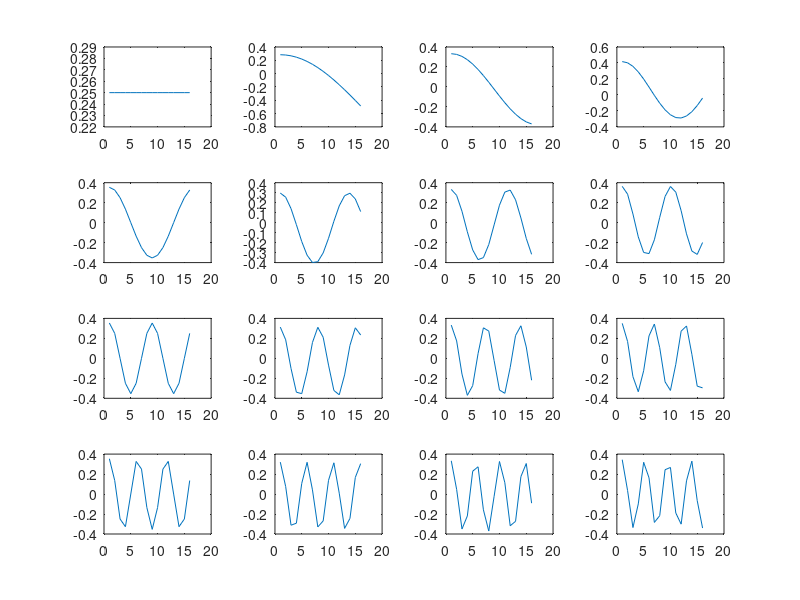

This figure's MATLAB source: (Note: this script raises an error after producing the figure.)
clc;clear;close all;
%Demo for microseismic data denoising using 1D dictionary learning
%Prepared By Yangkang Chen and Hang Wang
%Dec, 09, 2018
%
% Key Reference
% Wang, H., Q. Zhang, G. Zhang, J. Fang, and Y. Chen, 2020, Self-training and learning the waveform features of microseismic data using an adaptive dictionary, Geophysics, 85, KS51-KS61.
%
% For more details about dictionary learning and denoising, please refer to
% Siahsar, M. A. N., Gholtashi, S., Kahoo, A. R., W. Chen, and Y. Chen, 2017, Data-driven multi-task sparse dictionary learning for noise attenuation of 3D seismic data, Geophysics, 82, V385-V396.
% Siahsar, M. A. N., V. Abolghasemi, and Y. Chen, 2017, Simultaneous denoising and interpolation of 2D seismic data using data-driven non-negative dictionary learning, Signal Processing, 141, 309-321.
% Chen, Y., 2020, Fast dictionary learning for noise attenuation of multidimensional seismic data, Geophysical Journal International, 222, 1717?1727.
% Chen, Y., M. Zhang, M. Bai, and W. Chen, 2019, Improving the signal-to-noise ratio of seismological datasets by unsupervised machine learning, Seismological Research Letters, 90, 1552-1564.
% Chen, Y., S. Zu, W. Chen, M. Zhang, and Z. Guan, 2020, Learning the blending spikes using sparse dictionaries, Geophysical Journal International, 222, 1846?1863. 
% Wang, H., Q. Zhang, G. Zhang, J. Fang, and Y. Chen, 2020, Self-training and learning the waveform features of microseismic data using an adaptive dictionary, Geophysics, 85, KS51-KS61.
% Chen, Y., S. Fomel, 2015, Random noise attenuation using local signal-and-noise orthogonalization, Geophysics, 80, WD1-WD9.
% Chen, Y., J. Ma, and S. Fomel, 2016, Double-sparsity dictionary for seismic noise attenuation, Geophysics, 81, V17-V30.
% Zu, S., H. Zhou, R. Wu, M. Jiang, and Y. Chen, 2019, Dictionary learning based on dip patch selection training for random noise attenuation, Geophysics, 84, V169?V183.
% Zu, S., H. Zhou, R. Wu, and Y. Chen, 2019, Hybrid-sparsity constrained dictionary learning for iterative deblending of extremely noisy simultaneous-source data, IEEE Transactions on Geoscience and Remote Sensing, 57, 2249-2262.

load mdl_real.mat

%% patch size l1*l2
l1=16;l2=1;

c1=16;c2=32;%size of the 1D cosine dictionary (if c2>c1, overcomplete)
%% DCT dictionary (dctmtx will generates orthogonal transform)
dct=zeros(c1,c2);
for k=0:1:c2-1
    V=cos([0:1:c1-1]'*k*pi/c2);
    if k>0
        V=V-mean(V);
    end
    dct(:,k+1)=V/norm(V);
end
D=dct;
% DCT=kron(dct,dct);%2D DCT dictionary (64,256)

%% plot the first 64 atoms
figure;
for ia=1:16
    subplot(4,4,ia);plot(dct(:,ia));
end


%% decompose the image into patches:
X=yc_patch(d,1,16,1,8,1);



%% OMP using DCT
nd=size(X,2);
K=5;
for i2=1:nd
    G(:,i2)=yc_omp0(D,X(:,i2),K);
end

%further constrain it to be sparser
G=yc_pthresh(G,'ph',1);
X2=D*G;

[n1,n2]=size(d);
d2=yc_patch_inv(X2,1,n1,n2,16,1,8,1);


figure('units','normalized');
imagesc(G);colormap(jet);colorbar;caxis([-0.5,0.5]);%colorbar;
ylabel('Atom NO','Fontsize',16);
xlabel('Patch NO','Fontsize',16);
title('Coefficients Matrix','Fontsize',16);
set(gca,'Linewidth',1.5,'Fontsize',16);
print(gcf,'-depsc','-r300','real_G.eps');


%% K-SVD
%This will be subsituted by independent subroutines
addpath(genpath('~/chenyk.data2/various/packages/toolbox'));

params.data = X;
params.Tdata = 5;%sparsity level
params.initdict=D;
params.dictsize = c2;
params.codemode = 'sparsity';
% params.codemode = 'error';
params.iternum = 30;
params.memusage = 'high';

rng(201819,'twister');
[Dksvd,Gksvd,err] = ksvd(params,'');

Gksvd0=Gksvd;
Gksvd=yc_pthresh(Gksvd0,'ph',1);
X1=Dksvd*Gksvd;

[n1,n2]=size(d);
d1=yc_patch_inv(X1,1,n1,n2,16,1,8,1);
figure;%imagesc([d,d1,d-d1]);
subplot(3,1,1);plot(d);ylim([-0.4,0.4]);
subplot(3,1,2);plot(d1);ylim([-0.4,0.4]);
subplot(3,1,3);plot(d-d1);ylim([-0.4,0.4]);


%DWT
% d3 = wden(d,'rigrsure','s','sln',4,'db2');
% tmp=dwt(d,'db1','mode','sym');

%BP
d3=yc_bp(d,1,0.001,0.01,0.2,0.21);

%EMD
d4=yc_micro_emd(d);


dt=2;t=[0:n1-1]*dt;
figure('units','normalized','Position',[0.2 0.4 0.4, 0.8]);
subplot(5,1,1);plot(t,d,'b','linewidth',2);ylim([-0.5,0.5]);xlim(dt*[0,n1-1]);
ylabel('Amplitude','Fontsize',16);
set(gca,'Linewidth',1.5,'Fontsize',16);
title('(a)','Fontsize',16);

subplot(5,1,2);plot(t,d4,'b','linewidth',2);ylim([-0.5,0.5]);xlim(dt*[0,n1-1]);
ylabel('Amplitude','Fontsize',16);
set(gca,'Linewidth',1.5,'Fontsize',16);
title('(b)','Fontsize',16);

subplot(5,1,3);plot(t,d3,'b','linewidth',2);ylim([-0.5,0.5]);xlim(dt*[0,n1-1]);
ylabel('Amplitude','Fontsize',16);
set(gca,'Linewidth',1.5,'Fontsize',16);
title('(c)','Fontsize',16);

subplot(5,1,4);plot(t,d2,'b','linewidth',2);ylim([-0.5,0.5]);xlim(dt*[0,n1-1]);
ylabel('Amplitude','Fontsize',16);
set(gca,'Linewidth',1.5,'Fontsize',16);
title('(d)','Fontsize',16);

subplot(5,1,5);plot(t,d1,'b','linewidth',2);ylim([-0.5,0.5]);xlim(dt*[0,n1-1]);
ylabel('Amplitude','Fontsize',16);
xlabel('Time (ms)','Fontsize',16);
title('(e)','Fontsize',16);
set(gca,'Linewidth',1.5,'Fontsize',16);
print(gcf,'-depsc','-r300','real_dn.eps');


figure('units','normalized','Position',[0.2 0.4 0.4, 0.7]);
subplot(4,1,1);plot(t,d-d4,'b','linewidth',2);ylim([-0.5,0.5]);xlim(dt*[0,n1-1]);
ylabel('Amplitude','Fontsize',16);
set(gca,'Linewidth',1.5,'Fontsize',16);
title('(a)','Fontsize',16);

subplot(4,1,2);plot(t,d-d3,'b','linewidth',2);ylim([-0.5,0.5]);xlim(dt*[0,n1-1]);
ylabel('Amplitude','Fontsize',16);
set(gca,'Linewidth',1.5,'Fontsize',16);
title('(b)','Fontsize',16);

subplot(4,1,3);plot(t,d-d2,'b','linewidth',2);ylim([-0.5,0.5]);xlim(dt*[0,n1-1]);
ylabel('Amplitude','Fontsize',16);
set(gca,'Linewidth',1.5,'Fontsize',16);
title('(c)','Fontsize',16);

subplot(4,1,4);plot(t,d-d1,'b','linewidth',2);ylim([-0.5,0.5]);xlim(dt*[0,n1-1]);
ylabel('Amplitude','Fontsize',16);
set(gca,'Linewidth',1.5,'Fontsize',16);
title('(d)','Fontsize',16);

xlabel('Time (ms)','Fontsize',16);
annotation('textarrow',[0.5,0.56],[0.45,0.41],'color','r','linewidth',2,'Fontsize',20,'fontweight','bold');
print(gcf,'-depsc','-r300','real_n.eps');


figure('units','normalized');
imagesc(Gksvd0);colormap(jet);colorbar;caxis([-0.5,0.5]);%colorbar;
ylabel('Atom NO','Fontsize',16);
xlabel('Patch NO','Fontsize',16);
title('Coefficients Matrix','Fontsize',16);
set(gca,'Linewidth',1.5,'Fontsize',16);
print(gcf,'-depsc','-r300','real_Gksvd0.eps');

figure('units','normalized');
imagesc(Gksvd);colormap(jet);colorbar;caxis([-0.5,0.5]);%colorbar;
ylabel('Atom NO','Fontsize',16);
xlabel('Patch NO','Fontsize',16);
title('Coefficients Matrix','Fontsize',16);
set(gca,'Linewidth',1.5,'Fontsize',16);
print(gcf,'-depsc','-r300','real_Gksvd.eps');

figure('units','normalized');
imagesc(D);colormap(jet);caxis([-0.5,0.5]);%colorbar;
ylabel('Sample NO','Fontsize',16);
xlabel('Atom NO','Fontsize',16);
title('Dictionary Atoms','Fontsize',16);
set(gca,'Linewidth',1.5,'Fontsize',16);
print(gcf,'-depsc','-r300','real_Dct.eps');

figure('units','normalized');
imagesc(Dksvd);colormap(jet);caxis([-0.5,0.5]);%caxis([0,2.0]);colorbar;
ylabel('Sample NO','Fontsize',16);
xlabel('Atom NO','Fontsize',16);
title('Dictionary Atoms','Fontsize',16);
set(gca,'Linewidth',1.5,'Fontsize',16);
print(gcf,'-depsc','-r300','real_Dksvd.eps');

figure('units','normalized');
imagesc(X);colormap(jet);%caxis([-0.5,0.5]);%colorbar;
ylabel('Sample NO','Fontsize',16);
xlabel('Patch NO','Fontsize',16);
title('Patches','Fontsize',16);
set(gca,'Linewidth',1.5,'Fontsize',16);
print(gcf,'-depsc','-r300','real_X.eps');

figure('units','normalized');
imagesc(X1);colormap(jet);%caxis([-0.5,0.5]);%caxis([0,2.0]);colorbar;
ylabel('Sample NO','Fontsize',16);
xlabel('Patch NO','Fontsize',16);
title('Patches','Fontsize',16);
set(gca,'Linewidth',1.5,'Fontsize',16);
print(gcf,'-depsc','-r300','real_X1.eps');



%% plot the first 64 atoms
figure('units','normalized','Position',[0.2 0.4 0.7 0.8]);
for ia=1:30
    subplot(6,5,ia);plot([1:l1],D(:,ia),'b','linewidth',2);
    
    if ia==1
        ylim([-0.5,0.5]);
    end
    %     if ismember(ia,[1,6,11,16,21])
    %        subplot(4,4,ia);plot([1:l1],Dksvd(:,ia),'r','linewidth',2);
    %     end
    set(gca,'Linewidth',1.5,'Fontsize',16);
    ytickformat('%.1f');
    if ismember(ia,[1,6,11,16,21,26])
        ylabel('Amplitude','Fontsize',16);
    else
        set(gca,'yticklabel',[]);
        
    end
    
    if ismember(ia,[26,27,28,29,30])
        xlabel('Sample NO','Fontsize',16);
    else
        set(gca,'xticklabel',[]);
    end
    
    xlim([1,l1]);
end
print(gcf,'-depsc','-r300','real_atoms.eps');




figure('units','normalized','Position',[0.2 0.4 0.7 0.8]);
for ia=1:30
    subplot(6,5,ia);plot([1:l1],Dksvd(:,ia),'b','linewidth',2);
    
    if ia==1
        ylim([-0.5,0.5]);
    end
    %     if ismember(ia,[1,6,11,16,21])
    %        subplot(4,4,ia);plot([1:l1],Dksvd(:,ia),'r','linewidth',2);
    %     end
    set(gca,'Linewidth',1.5,'Fontsize',16);
    ytickformat('%.1f');
    if ismember(ia,[1,6,11,16,21,26])
        ylabel('Amplitude','Fontsize',16);
    else
        set(gca,'yticklabel',[]);
        
    end
    
    if ismember(ia,[26,27,28,29,30])
        xlabel('Sample NO','Fontsize',16);
    else
        set(gca,'xticklabel',[]);
    end
    
    xlim([1,l1]);
end
print(gcf,'-depsc','-r300','real_atoms1.eps');










